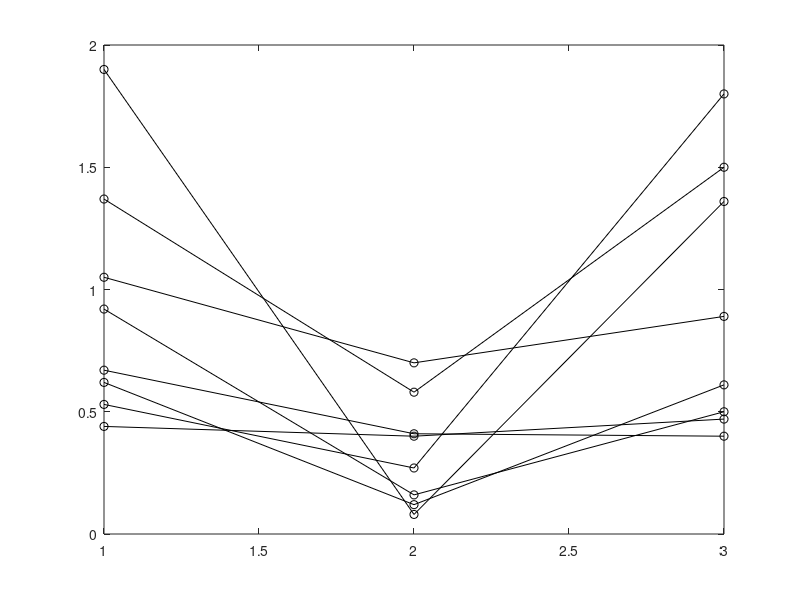

MATLAB code to generate this figure:
pre_inj_peak_rate= [7.28 6.36 2.24 1.93 6.95 4.95 3.63 2.69];
post_inj_peak_rate= [1.08 5.26 1.61 0.98 2.00 3.33 0.56 1.13];
recovery_peak_rate= [9.21 5.53 2.18 1.10 7.50 9.37 3.99 5.63];


pre_inj_mean_rate= [1.90 1.05 0.44 0.67 0.92 1.37 0.62 0.53];
post_inj_mean_rate= [0.08 0.70 0.40 0.41 0.16 0.58 0.12 0.27];
recovery_mean_rate=[1.36 0.89 0.47 0.40 0.50 1.50 0.61 1.80];

num= 1:8;


for num=1:8;
    
    y=[pre_inj_mean_rate(num) post_inj_mean_rate(num) recovery_mean_rate(num)] ;
    x=[ 1 2 3];
    
    plot(x,y, '-ok'); hold on;
    
end
    


